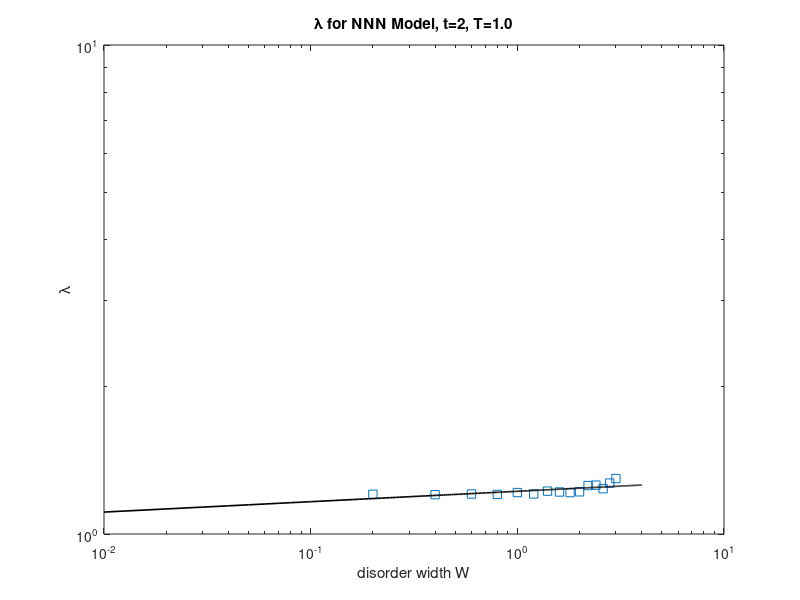

Here is the MATLAB script that generated this plot:
%% this code is for Solid State Communications Vol. 67, No 3, pp 243
N = 20000000;
% nearest neighbout
t = 1;
% next nearest neighbour
T = 0.5;
% disorder center
epsilon = 0.0;
% energy
E = 0.0;
% disorder width
lambda = zeros(1,15);
indy = 1;
for W = [0.2 0.4 0.6 0.8 1.0 1.2 1.4 1.6 1.8 2.0 2.2 2.4 2.6 2.8 3.0]
    % initial condition
    a = zeros(1,N);
    b = zeros(1,N);
    c = zeros(1,N);
    d = zeros(1,N);
    V = (rand(1,N+1,1)-0.5)*W + epsilon;
    indx = 2;
    a(1) = t;
    b(1) = V(2)-E;
    c(1) = t;
    d(1) = T;
    temp = zeros(1,N);
    tol = 1;
    while abs(tol) >= 1e-2 && indx < N
        a(indx) = b(indx-1)-t*a(indx-1)/T;
        b(indx) = c(indx-1)-(V(indx+1)-E)*a(indx-1)/T;
        c(indx) = d(indx-1)-t*a(indx-1)/T;
        d(indx) = -a(indx-1);
        temp(indx) = indx/log(abs(a(indx)));
        tol = temp(indx);
        indx = indx + 1;
    end
    M = indx - 2
    lambda(indy) = mean(temp((M-100):M));
    indy = indy + 1;
    
end
W = [0.2 0.4 0.6 0.8 1.0 1.2 1.4 1.6 1.8 2.0 2.2 2.4 2.6 2.8 3.0];
%lambda = lambda/2;
loglog(W,lambda,'s')
log_W = log(W);
log_lambda = log(lambda);
P = polyfit(log_W,log_lambda,1);
x = 0.0:0.01:4;
y = P(1)*log(x) + P(2);
hold on
loglog(x,exp(y),'k','linewidth',1.2)
xlabel('disorder width W');
ylabel('\lambda')
title('\lambda for NNN Model, t=2, T=1.0')
%legend('numerical','y=-0.87x+2.74')
